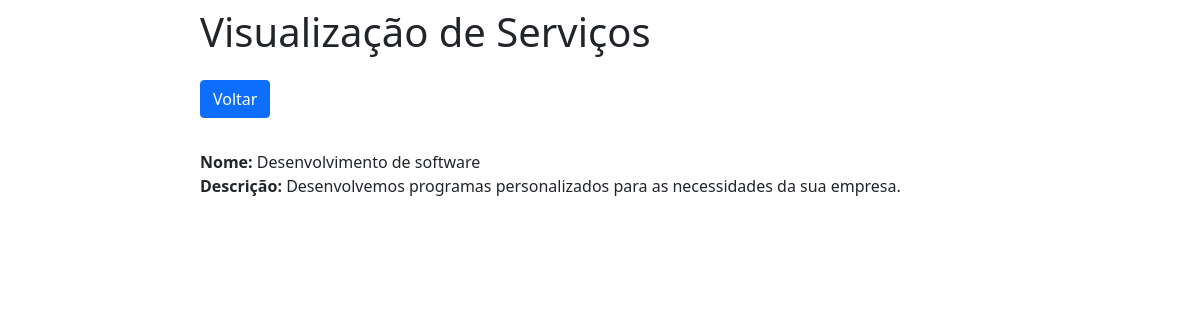
Screenshot of /servicos_view/1/ with the database file from the repository.
### crud/models.py (models this page shows)
class servicos(models.Model):
    nome_servico = models.CharField(max_length=30)
    descricao = models.TextField(max_length=None)

### crud/views.py (the view)
# urls.py: path('servicos_view/<int:pk>/', servicos_view, name='servicos_view'),
def servicos_view(request, pk):
    data = {}
    data['db'] = servicos.objects.get(pk=pk)
    return render(request, 'servicos_view.html', data)

### crud/templates/servicos_view.html (shortened to what this page needs)
<!DOCTYPE html>
<html lang="pt-br">
<head>
    <link href="https://cdn.jsdelivr.net/npm/bootstrap@5.1.3/dist/css/bootstrap.min.css" rel="stylesheet">
</head>
<body>
    <div class="col-8 m-auto pt-2 pb-2">
        <h1>Visualização de Serviços</h1>
    </div>
    <div class="col-8 m-auto pt-2 pb-2">
        <a href="/servicos_home" class="btn btn-primary">Voltar</a>
    </div>
    <div class="col-8 m-auto pt-4 pb-2">
        <strong>Nome: </strong>{{db.nome_servico}}<br>
        <strong>Descrição: </strong>{{db.descricao}}<br>
    </div>
</body>
</html>

### rows the page displays
servicos: nome_servico "Desenvolvimento de software", descricao "Desenvolvemos programas personalizados para as necessidades da sua empresa."
